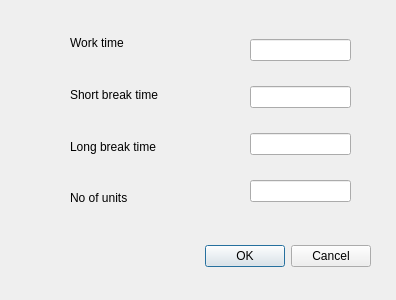
<?xml version="1.0" encoding="UTF-8"?>
<ui version="4.0">
 <class>SettingsWindow</class>
 <widget class="QDialog" name="SettingsWindow">
  <property name="geometry">
   <rect>
    <x>0</x>
    <y>0</y>
    <width>396</width>
    <height>300</height>
   </rect>
  </property>
  <property name="windowTitle">
   <string>Settings</string>
  </property>
  <widget class="QDialogButtonBox" name="buttonBox">
   <property name="geometry">
    <rect>
     <x>30</x>
     <y>240</y>
     <width>341</width>
     <height>32</height>
    </rect>
   </property>
   <property name="orientation">
    <enum>Qt::Horizontal</enum>
   </property>
   <property name="standardButtons">
    <set>QDialogButtonBox::Cancel|QDialogButtonBox::Ok</set>
   </property>
  </widget>
  <widget class="QWidget" name="verticalLayoutWidget">
   <property name="geometry">
    <rect>
     <x>70</x>
     <y>20</y>
     <width>151</width>
     <height>201</height>
    </rect>
   </property>
   <layout class="QVBoxLayout" name="verticalLayout">
    <item>
     <widget class="QLabel" name="label_2">
      <property name="text">
       <string>Work time</string>
      </property>
     </widget>
    </item>
    <item>
     <widget class="QLabel" name="label_3">
      <property name="text">
       <string>Short break time</string>
      </property>
     </widget>
    </item>
    <item>
     <widget class="QLabel" name="label">
      <property name="text">
       <string>Long break time</string>
      </property>
     </widget>
    </item>
    <item>
     <widget class="QLabel" name="label_4">
      <property name="text">
       <string>No of units</string>
      </property>
     </widget>
    </item>
   </layout>
  </widget>
  <widget class="QWidget" name="verticalLayoutWidget_2">
   <property name="geometry">
    <rect>
     <x>250</x>
     <y>20</y>
     <width>101</width>
     <height>201</height>
    </rect>
   </property>
   <layout class="QVBoxLayout" name="verticalLayout_2">
    <item>
     <widget class="QLineEdit" name="workTimeEdit"/>
    </item>
    <item>
     <widget class="QLineEdit" name="shortBreakTimeEdit"/>
    </item>
    <item>
     <widget class="QLineEdit" name="longBreakTimeEdit"/>
    </item>
    <item>
     <widget class="QLineEdit" name="noOfUnitsEdit"/>
    </item>
   </layout>
  </widget>
 </widget>
 <resources/>
 <connections>
  <connection>
   <sender>buttonBox</sender>
   <signal>accepted()</signal>
   <receiver>SettingsWindow</receiver>
   <slot>accept()</slot>
   <hints>
    <hint type="sourcelabel">
     <x>248</x>
     <y>254</y>
    </hint>
    <hint type="destinationlabel">
     <x>157</x>
     <y>274</y>
    </hint>
   </hints>
  </connection>
  <connection>
   <sender>buttonBox</sender>
   <signal>rejected()</signal>
   <receiver>SettingsWindow</receiver>
   <slot>reject()</slot>
   <hints>
    <hint type="sourcelabel">
     <x>316</x>
     <y>260</y>
    </hint>
    <hint type="destinationlabel">
     <x>286</x>
     <y>274</y>
    </hint>
   </hints>
  </connection>
 </connections>
</ui>
